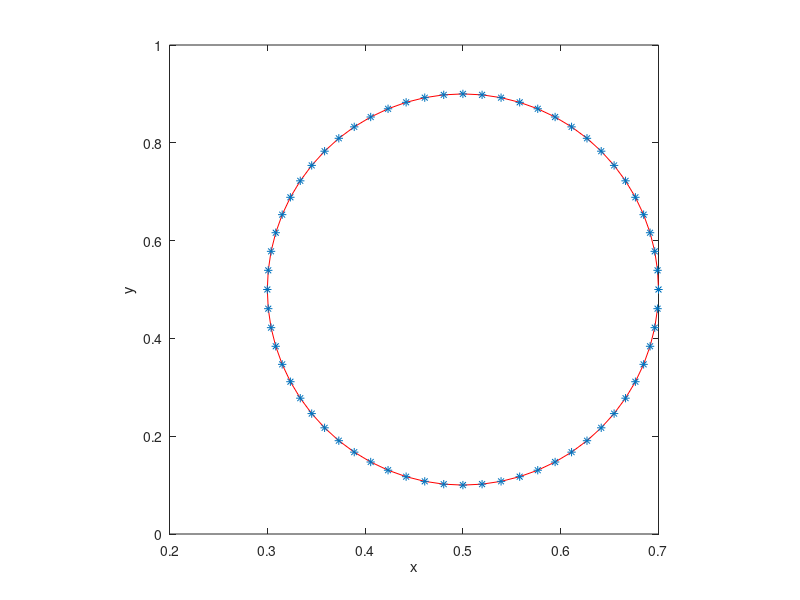

MATLAB code to generate this figure:
%-------------------------------------------------------------------------------------------------------------------%
%
% IB2d is an Immersed Boundary Code (IB) for solving fully coupled non-linear 
% 	fluid-structure interaction models. This version of the code is based off of
%	Peskin's Immersed Boundary Method Paper in Acta Numerica, 2002.
%
% Author: Nicholas A. Battista
% Email:  nick.battista@unc.edu
% Date Created: May 27th, 2015
% Institution: UNC-CH
%
% This code is capable of creating Lagrangian Structures using:
% 	1. Springs
% 	2. Beams (*torsional springs)
% 	3. Target Points
%	4. Muscle-Model (combined Force-Length-Velocity model, "HIll+(Length-Tension)")
%
% One is able to update those Lagrangian Structure parameters, e.g., spring constants, resting %%	lengths, etc
% 
% There are a number of built in Examples, mostly used for teaching purposes. 
% 
% If you would like us %to add a specific muscle model, please let Nick (nick.battista@unc.edu) know.
%
%--------------------------------------------------------------------------------------------------------------------%

%%%%%%%%%%%%%%%%%%%%%%%%%%%%%%%%%%%%%%%%%%%%%%%%%%%%%%%%%%%%%%%%%%%%%%%%%%%%%%%%%%%%%%
%
% FUNCTION: creates the RUBBERBAND-EXAMPLE geometry and prints associated input files
%
%%%%%%%%%%%%%%%%%%%%%%%%%%%%%%%%%%%%%%%%%%%%%%%%%%%%%%%%%%%%%%%%%%%%%%%%%%%%%%%%%%%%%%

function Rubberband()

%
% Grid Parameters (MAKE SURE MATCHES IN input2d !!!)
%
Nx =  32;        % # of Eulerian Grid Pts. in x-Direction (MUST BE EVEN!!!)
Ny =  32;        % # of Eulerian Grid Pts. in y-Direction (MUST BE EVEN!!!)
Lx = 1.0;        % Length of Eulerian Grid in x-Direction
Ly = 1.0;        % Length of Eulerian Grid in y-Direction


% Immersed Structure Geometric / Dynamic Parameters %
N = 2*Nx;        % Number of Lagrangian Pts. (2x resolution of Eulerian grid)
a = 0.4;         % Length of semi-major axis.
b = 0.2;         % Length of semi-minor axis.
ds_Rest = 0;     % Resting length of springs
struct_name = 'rubberband'; % Name for .vertex, .spring, etc files.


% Call function to construct geometry
[xLag,yLag] = give_Me_Immsersed_Boundary_Geometry(N,a,b);


% Plot Geometry to test
plot(xLag,yLag,'r-'); hold on;
plot(xLag,yLag,'*'); hold on;
xlabel('x'); ylabel('y');
axis square;


% Prints .vertex file!
print_Lagrangian_Vertices(xLag,yLag,struct_name);


% Prints .spring file!
k_Spring = 1e7;
print_Lagrangian_Springs(xLag,yLag,k_Spring,ds_Rest,struct_name);

% Prints .porous file!
alpha = 1e-1; 
print_Lagrangian_Porosity(xLag,alpha,struct_name)


% Prints .beam file!
%k_Beam = 0.5; C = 0.0;
%print_Lagrangian_Beams(xLag,yLag,k_Beam,C,struct_name);


% Prints .target file!
%k_Target = 1e7;
%print_Lagrangian_Target_Pts(xLag,k_Target,struct_name);

%%%%%%%%%%%%%%%%%%%%%%%%%%%%%%%%%%%%%%%%%%%%%%%%%%%%%%%%%%%%%%%%%%%%%%%%
%
% FUNCTION: prints VERTEX points to a file called rubberband.vertex
%
%%%%%%%%%%%%%%%%%%%%%%%%%%%%%%%%%%%%%%%%%%%%%%%%%%%%%%%%%%%%%%%%%%%%%%%%

function print_Lagrangian_Vertices(xLag,yLag,struct_name)

    N = length(xLag);

    vertex_fid = fopen([struct_name '.vertex'], 'w');

    fprintf(vertex_fid, '%d\n', N );

    %Loops over all Lagrangian Pts.
    for s = 1:N
        X_v = xLag(s);
        Y_v = yLag(s);
        fprintf(vertex_fid, '%1.16e %1.16e\n', X_v, Y_v);
    end

    fclose(vertex_fid); 
    
%%%%%%%%%%%%%%%%%%%%%%%%%%%%%%%%%%%%%%%%%%%%%%%%%%%%%%%%%%%%%%%%%%%%%%%%
%
% FUNCTION: prints POROSITY points to a file called rubberband.porous
%
%%%%%%%%%%%%%%%%%%%%%%%%%%%%%%%%%%%%%%%%%%%%%%%%%%%%%%%%%%%%%%%%%%%%%%%%

function print_Lagrangian_Porosity(xLag,alpha,struct_name)

    N = length(xLag);

    porous_fid = fopen([struct_name '.porous'], 'w');

    fprintf(porous_fid, '%d\n', N );

    %Loops over all Lagrangian Pts.
    for s = 1:N
        fprintf(porous_fid, '%d %1.16e\n', s, alpha);
    end

    fclose(porous_fid); 
        
    
%%%%%%%%%%%%%%%%%%%%%%%%%%%%%%%%%%%%%%%%%%%%%%%%%%%%%%%%%%%%%%%%%%%%%%%%
%
% FUNCTION: prints TARGET points to a file called rubberband.target
%
%%%%%%%%%%%%%%%%%%%%%%%%%%%%%%%%%%%%%%%%%%%%%%%%%%%%%%%%%%%%%%%%%%%%%%%%

function print_Lagrangian_Target_Pts(xLag,k_Target,struct_name)

    N = length(xLag);

    target_fid = fopen([struct_name '.target'], 'w');

    fprintf(target_fid, '%d\n', N );

    %Loops over all Lagrangian Pts.
    for s = 1:N
        fprintf(target_fid, '%d %1.16e\n', s, k_Target);
    end

    fclose(target_fid); 
    
    
%%%%%%%%%%%%%%%%%%%%%%%%%%%%%%%%%%%%%%%%%%%%%%%%%%%%%%%%%%%%%%%%%%%%%%%%%%%%%%%%%%%%%
%
% FUNCTION: prints BEAM (Torsional Spring) points to a file called rubberband.beam
%
%%%%%%%%%%%%%%%%%%%%%%%%%%%%%%%%%%%%%%%%%%%%%%%%%%%%%%%%%%%%%%%%%%%%%%%%%%%%%%%%%%%%%

function print_Lagrangian_Beams(xLag,yLag,k_Beam,C,struct_name)

    % k_Beam: beam stiffness
    % C: beam curvature
    
    N = length(xLag); % NOTE: Total number of beams = Number of Total Lag Pts. - 2

    beam_fid = fopen([struct_name '.beam'], 'w');

    fprintf(beam_fid, '%d\n', N );

    %spring_force = kappa_spring*ds/(ds^2);

    %BEAMS BETWEEN VERTICES
    for s = 2:N-1
            if  s <= N-1         
                fprintf(beam_fid, '%d %d %d %1.16e %1.16e\n',s-1, s, s+1, k_Beam, C);  
            else
                %Case s=N
                fprintf(beam_fid, '%d %d %d %1.16e %1.16e\n',s-1, s, 1,   k_Beam, C);  
            end
    end
    fclose(beam_fid); 


%%%%%%%%%%%%%%%%%%%%%%%%%%%%%%%%%%%%%%%%%%%%%%%%%%%%%%%%%%%%%%%%%%%%%%%%
%
% FUNCTION: prints SPRING points to a file called rubberband.spring
%
%%%%%%%%%%%%%%%%%%%%%%%%%%%%%%%%%%%%%%%%%%%%%%%%%%%%%%%%%%%%%%%%%%%%%%%%

function print_Lagrangian_Springs(xLag,yLag,k_Spring,ds_Rest,struct_name)

    N = length(xLag);

    spring_fid = fopen([struct_name '.spring'], 'w');

    fprintf(spring_fid, '%d\n', N );

    %spring_force = kappa_spring*ds/(ds^2);

    %SPRINGS BETWEEN VERTICES
    for s = 1:N
            if s < N         
                fprintf(spring_fid, '%d %d %1.16e %1.16e\n', s, s+1, k_Spring, ds_Rest);  
            else
                %Case s=N
                fprintf(spring_fid, '%d %d %1.16e %1.16e\n', s, 1,   k_Spring, ds_Rest);  
            end
    end
    fclose(spring_fid); 
    
    

%%%%%%%%%%%%%%%%%%%%%%%%%%%%%%%%%%%%%%%%%%%%%%%%%%%%%%%%%%%%%%%%%%%%%%%%
%
% FUNCTION: creates the Lagrangian structure geometry
%
%%%%%%%%%%%%%%%%%%%%%%%%%%%%%%%%%%%%%%%%%%%%%%%%%%%%%%%%%%%%%%%%%%%%%%%%

function [xLag,yLag] = give_Me_Immsersed_Boundary_Geometry(N,rmin,rmax)

% The immsersed structure is an ellipse %
t = 2*pi/N;
for i=1:N
    
    xLag(i) = 0.5 + rmax * cos( 2*pi/N*(i-1) );
    yLag(i) = 0.5 + rmin * sin( 2*pi/N*(i-1) );
    
end
